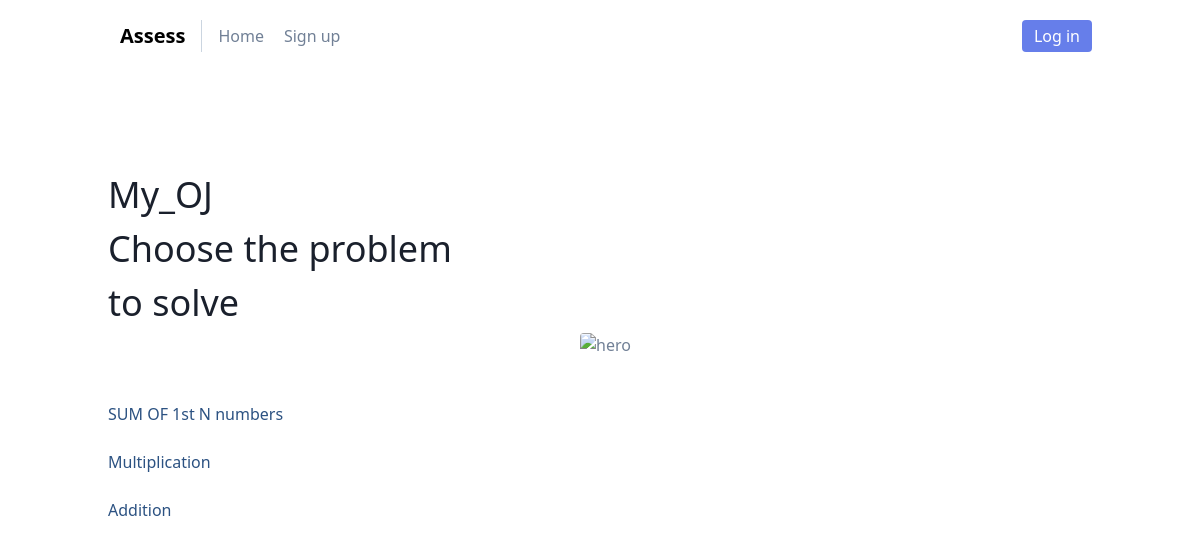
Before: /HOME/ with the older database file.
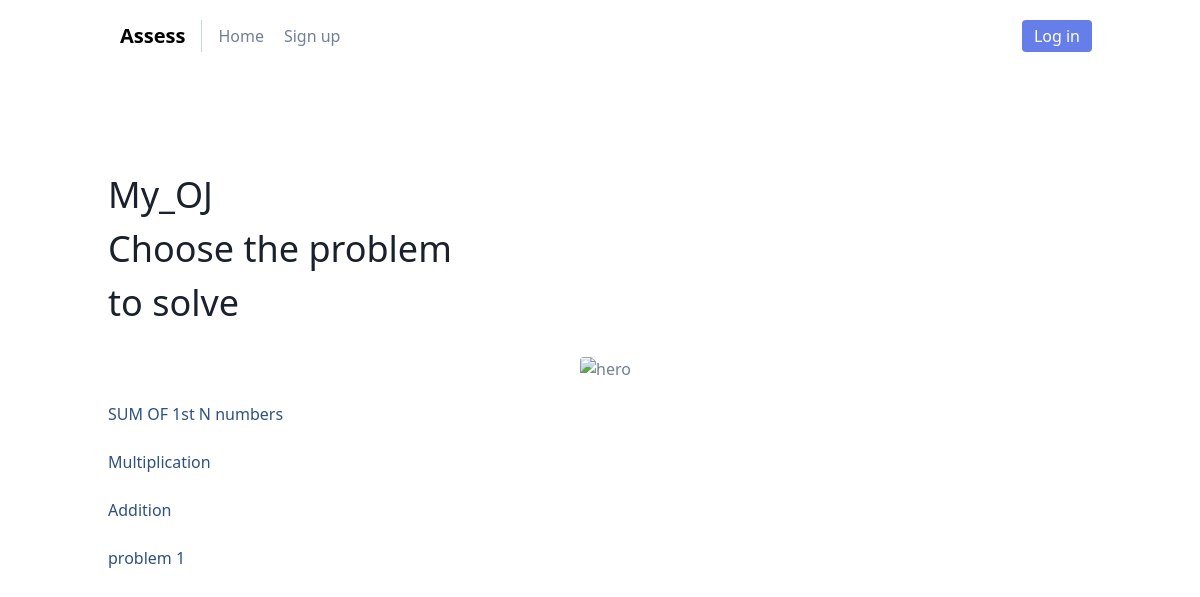
After: the same page with the newer database file.
### HOME/models.py (models this page shows, shortened)
class Problem(models.Model):
    name=models.CharField(max_length=40)
    description=models.TextField()
    diff_level=models.CharField(max_length=20)

### HOME/views.py (the view)
# urls.py: path('',views.HomeView.as_view(),name='home'),
class HomeView(generic.ListView):
    template_name = 'HOME/home.html'
    context_object_name = 'Problem_list'
    def get_queryset(self):
        return Problem.objects.all()

### HOME/templates/HOME/home.html (shortened to what this page needs)
<!DOCTYPE html>
<html lang="en">
<head>
    <link href="https://unpkg.com/tailwindcss@^1.0/dist/tailwind.min.css" rel="stylesheet">
</head>
<body>
<header class="text-gray-600 body-font">
    <div class="container mx-auto flex flex-wrap p-5 flex-col md:flex-row items-center navbar">
        <strong><a style="color:black" href="http://127.0.0.1:5500/home.html" class="ml-3 text-xl">Assess</a></strong>
        <nav class="md:mr-auto md:ml-4 md:py-1 md:pl-4 md:border-l md:border-gray-400	flex flex-wrap items-center text-base justify-center">
            <a href="http://127.0.0.1:8000/HOME" class="mr-5 hover:text-gray-900">Home</a>
            <a href="http://127.0.0.1:8000/AUTHENTICATION/SIGNIN" class="mr-5 hover:text-gray-900">Sign up</a>
        </nav>
        <button class="inline-flex items-center text-white bg-indigo-500 border-0 py-1 px-3 focus:outline-none hover:bg-indigo-600 rounded text-base mt-4 md:mt-0" onclick="window.location.href='http://127.0.0.1:8000/AUTHENTICATION/LOGIN'">Log in</button>
    </div>
</header>
<section class="text-gray-600 body-font">
    <div class="container mx-auto flex px-5 py-24 md:flex-row flex-col items-center">
        <div class="lg:flex-grow md:w-1/2 lg:pr-24 md:pr-16 flex flex-col md:items-start md:text-left mb-16 md:mb-0 items-center text-center">
            <h1 class="title-font sm:text-4xl text-3xl mb-4 font-medium text-gray-900">My_OJ
                <br class="hidden lg:inline-block">Choose the problem to solve
            </h1>
            <p class="mb-8 leading-relaxed">{% csrf_token %}
                {% if Problem_list %}
                <ul>
                    {% for problem in Problem_list %}<br>
                    <a href="{% url 'HOME:Problem' problem.id %}" class="text-blue-800 hover:underline">{{ problem.name }}</a><br>
                    {% endfor %}
                </ul>
                {% else %}
                <p>No problems are available.</p>
                {% endif %}</p>
        </div>
        <div class="lg:max-w-lg lg:w-full md:w-1/2 w-5/6">
            <img class="object-cover object-center rounded" alt="hero" src="https://source.unsplash.com/720x600/?coding">
        </div>
    </div>
</section>
</body>
</html>

Changed rows visible on the page:
added Problem: name "problem 1"
